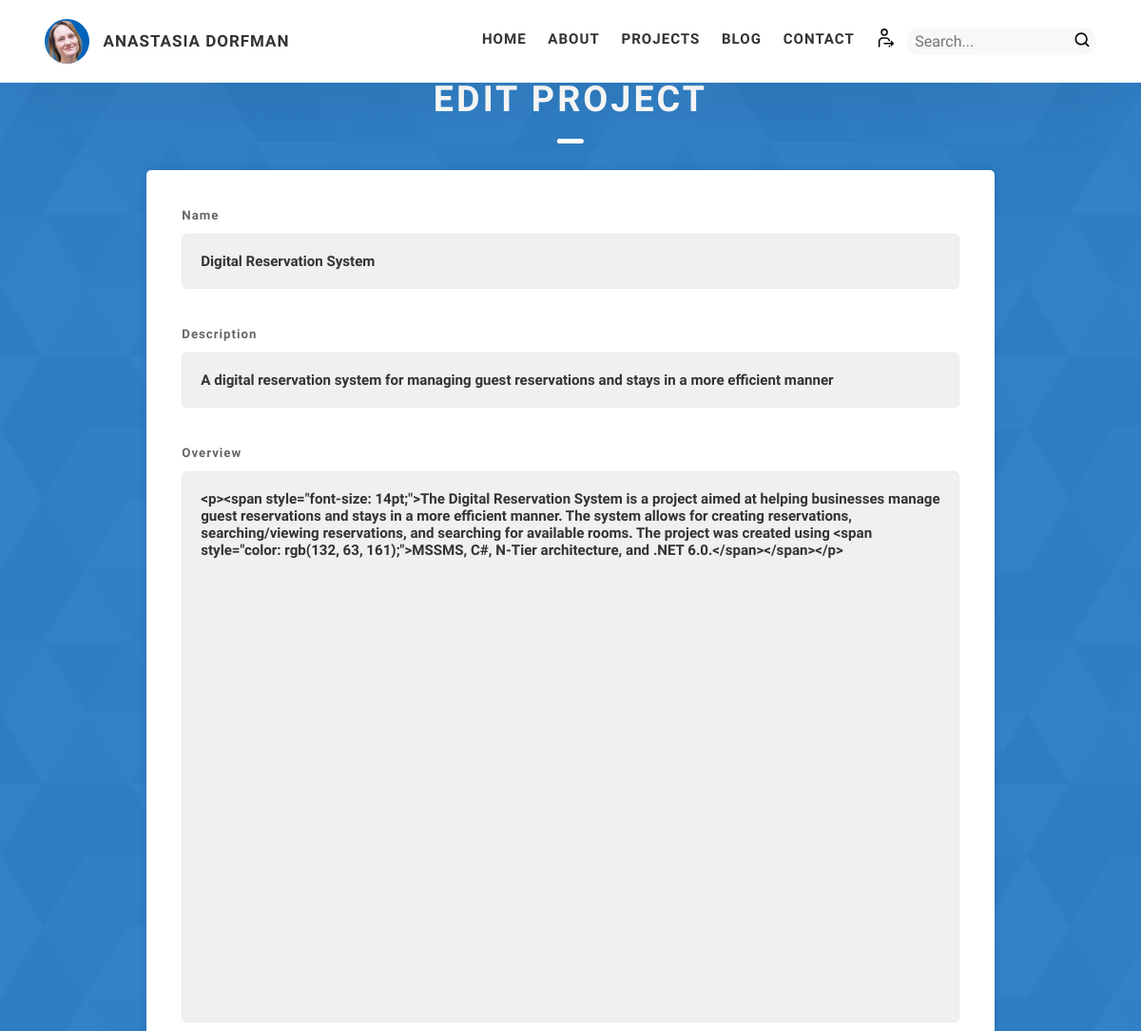
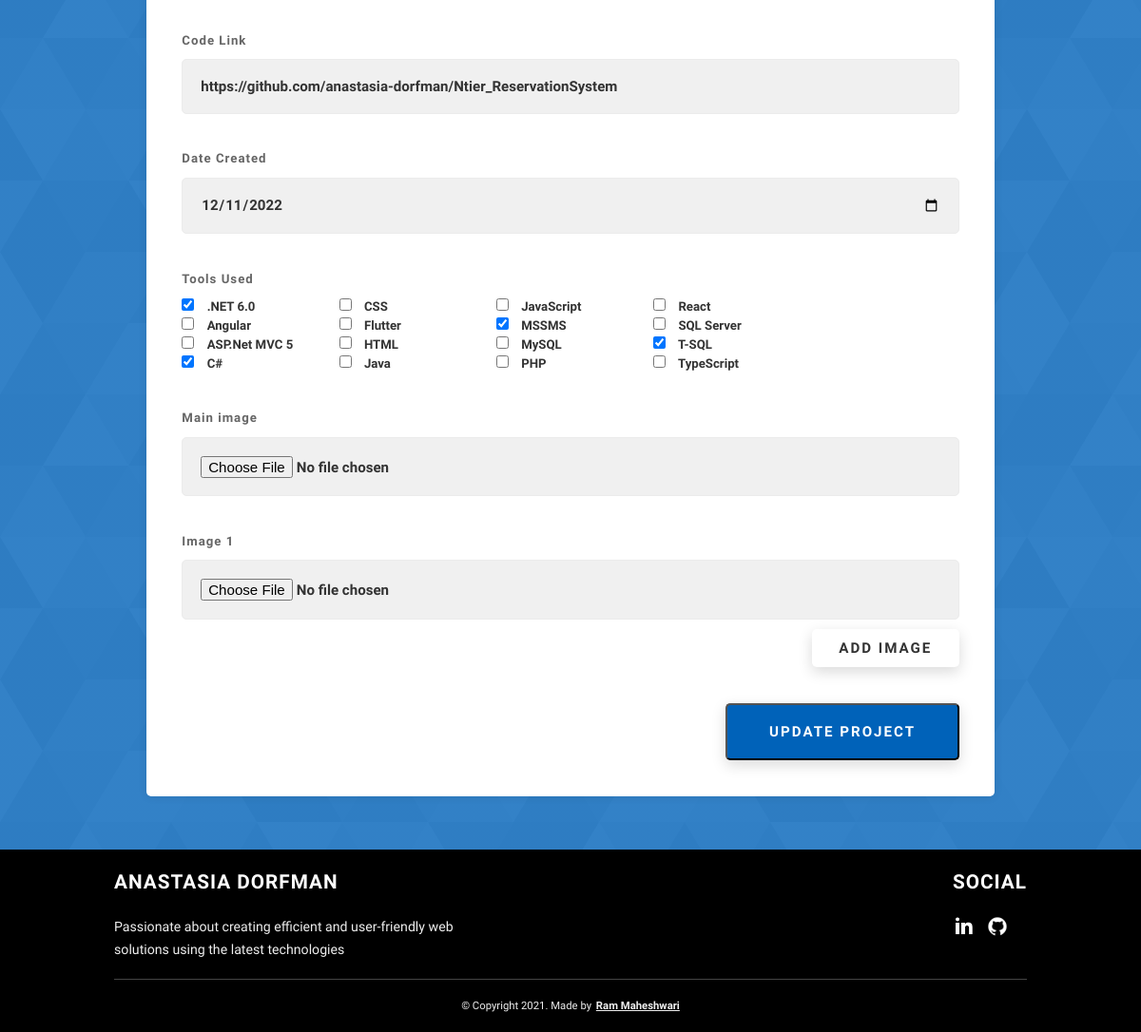
Screenshot of /create_project.php?project_id=1 (signed in) with the database file from the repository (2 pictures, top to bottom).
### tables this page shows
CREATE TABLE `projects` (
  `id` int(11) NOT NULL AUTO_INCREMENT,
  `name` varchar(255) NOT NULL,
  `overview` longtext NOT NULL,
  `created_at` datetime NOT NULL DEFAULT CURRENT_TIMESTAMP,
  `code_link` varchar(255) NOT NULL,
  `description` mediumtext,
  PRIMARY KEY (`id`)
);

### www/includes/Project.php (called while the page is built, shortened)
<?php
class Project
{
    private $name;
    private $description;
    private $overview;
    private $dateCreated;
    private $codeLink;
    private $avatar;
    private $tags = [];
    private $images = [];
    public function __construct(
        string $name,
        string $description,
        string $overview,
        $dateCreated,
        string $codeLink,
        string $avatar,
        array $tags = null,
        array $images = null,
        int $projectId = null
    ) {
        $this->name = $name;
        $this->description = $description;
        $this->overview = $overview;
        $this->dateCreated = $dateCreated;
        $this->codeLink = $codeLink;
        $this->avatar = $avatar;
        $this->tags = $tags;
        $this->images = $images;
    }
    public function getName(): string
    {
        return $this->name;
    }
    public function getDescription(): string
    {
        return $this->description;
    }
    public function getOverview(): string
    {
        return $this->overview;
    }
    public function getDateCreated()
    {
        return $this->dateCreated;
    }
    public function getCodeLink(): string
    {
        return $this->codeLink;
    }
    public function getAvatar(): string
    {
        return $this->avatar;
    }
    public function getTags(): array
    {
        return $this->tags;
    }
    public function getImages(): array
    {
        return $this->images;
    }
    public static function getProjectById(int $projectId)
    {
        try {
            $tags = self::getTagsByProjectId($projectId);
            $avatar = self::getAvatarByProjectId($projectId);
            $images = self::getImagesByProjectId($projectId);
            $con = $GLOBALS['con'];
            $sql = "SELECT name, description, overview, code_link, created_at FROM projects WHERE id = ?";
            $stmt = $con->prepare($sql);
            $stmt->bind_param('i', $projectId);
            $stmt->execute();
            $result = $stmt->get_result();
            if ($result->num_rows > 0) {
                $row = $result->fetch_assoc();
                return new Project(
                    $row['name'],
                    $row['description'],
                    $row['overview'],
                    $row['created_at'],
                    $row['code_link'],
                    $avatar,
                    $tags,
                    $images,
                    $projectId
                );
            } else {
                return null;
            }
        } catch (Exception $ex) {
            setFeedbackAndRedirect($ex->getMessage(), "error");
        }
    }
    public static function getAvatarByProjectId($projectId)
    {
        try {
            $avatar = '';
            $con = $GLOBALS['con'];
            $sql = "SELECT link FROM images WHERE project_id = $projectId AND type = 'avatar'";
            $result = $con->query($sql);
            $numRows = $result->num_rows;
            return $avatar;
        } catch (Exception $ex) {
            setFeedbackAndRedirect($ex->getMessage(), "error");
        }
    }
    public static function getAllTools($type = null)
    {
        try {
            $whereClause = $type == '' ? '' : "WHERE type = '$type' ";
            $con = $GLOBALS['con'];
            $sql = "SELECT * FROM skills $whereClause";
            $result = $con->query($sql);
            $tools = [];
            while ($row = $result->fetch_assoc())
                array_push($tools, $row['name']);
            return $tools;
        } catch (Exception $ex) {
            setFeedbackAndRedirect($ex->getMessage(), "error", "search.php");
        }
    }
    private static function getTagsByProjectId($projectId): array
    {
        try {
            $con = $GLOBALS['con'];
            $sql = "SELECT skill_name FROM project_skills WHERE project_id = $projectId";
            $result = $con->query($sql);
            $tags = [];
            while ($row = $result->fetch_assoc()) {
                array_push($tags, $row['skill_name']);
            }
            return $tags;
        } catch (Exception $ex) {
            setFeedbackAndRedirect($ex->getMessage(), "error");
        }
    }
    private static function getImagesByProjectId($projectId): array
    {
        try {
            $con = $GLOBALS['con'];
            $sql = "SELECT link FROM images WHERE project_id = $projectId AND type = 'image'";
            $result = $con->query($sql);
            $images = [];
            return $images;
        } catch (Exception $ex) {
            setFeedbackAndRedirect($ex->getMessage(), "error");
        }
    }
}

### www/create_project.php (the view, shortened to what this page needs)
<?php
include_once "includes/Project.php";
$projectId = -1;
if (isset($_GET['project_id']) && !empty($_GET['project_id']))
    $projectId = $_GET['project_id'];
$tools = Project::getAllTools();
$currentTime = new DateTime();
$currentTime->setTimestamp(time());
$currentTime = $currentTime->format('Y-m-d');
$name = '';
$description = '';
$overview = '';
$codeLink = '';
$dateCreated = $currentTime;
$tags = [];
$avatar = '';
$editing = false;
$imagesCount = 0;
if ($projectId != -1) {
    $project = Project::getProjectById($projectId);
    if ($project) {
        $name = $project->getName();
        $description = $project->getDescription();
        $overview = $project->getOverview();
        $codeLink = $project->getCodeLink();
        $dateCreated = new DateTime($project->getDateCreated());
        $dateCreated = $dateCreated->format('Y-m-d');;
        $tags = $project->getTags();
        $avatar = $project->getAvatar();
        $images = $project->getImages();
        $imagesCount = $images == null ? 0 : count($images);
        $editing = true;
    } else {
        setFeedbackAndRedirect("Invalid project ID", "error", "index#projects.php");
    }
}
?>
<!DOCTYPE html>
<html lang="en">
<head>
    <link rel="stylesheet" href="includes/css/style.css">
</head>
<body>
    <?php include "includes/header.php"; ?>
    <div id="contact" class="contact sec-pad dynamicBg">
        <div class="main-container">
            <h2>
                <span class="heading-sec__main heading-sec__main--lt"><?php echo $editing ? 'Edit Project' : 'Create Project'; ?></span>
            </h2>
            <div class="post__form-container">
                <form action="create_project_proc.php" method="POST" class="contact__form" enctype="multipart/form-data">
                    <div class="contact__form-field">
                        <label class="contact__form-label" for="name">Name</label>
                        <input required type="text" class="contact__form-input" name="name" id="name" placeholder="Name" value="<?php echo $name ?>" />
                    </div>
                    <div class="contact__form-field">
                        <label class="contact__form-label" for="description">Description</label>
                        <input required type="text" class="contact__form-input" name="description" id="description" placeholder="Description" value="<?php echo $description ?>" />
                    </div>
                    <div class="contact__form-field">
                        <label class="contact__form-label" for="overview">Overview</label>
                        <textarea required cols="40" rows="30" class="contact__form-input tiny-mce" name="overview" id="overview" placeholder="Overview"><?php echo $overview ?></textarea>
                    </div>
                    <div class="contact__form-field">
                        <label class="contact__form-label" for="code_link">Code Link</label>
                        <input required type="text" class="contact__form-input" name="code_link" id="code_link" placeholder="Code Link" value="<?php echo $codeLink ?>" />
                    </div>
                    <div class="contact__form-field">
                        <label class="contact__form-label" for="created_at">Date Created</label>
                        <input required type="date" class="contact__form-input" name="created_at" id="created_at" max="<?php echo $currentTime ?>" value="<?php echo $dateCreated ?>" />
                    </div>
                    <div class="contact__form-field">
                        <label class="contact__form-label">Tools Used</label>
                        <div class="tools-container">
                            <?php foreach ($tools as $t) { ?>
                                <div class="tools-checkbox">
                                    <input type="checkbox" name="tags[]" value="<?php echo $t ?>" <?php if (in_array($t, $tags)) {
                                                                                                        echo 'checked="checked"';
                                                                                                    } ?>>
                                    <?php echo $t ?>
                                </div>
                            <?php } ?>
                        </div>
                    </div>
                    <div class="contact__form-field">
                        <label class="contact__form-label" for="avatar">Main image</label>
                        <?php if ($projectId != -1 && $project != null && $avatar != null) { ?>
                            <div class="contact__form-input">
                                <img src="<?php echo $avatar ?>" alt="Avatar" class="post__avatar" />
                                <input type="hidden" name="project_id" value="<?php echo $projectId ?>" form="remove_avatar">
                                <input type="hidden" name="link" value="<?php echo $avatar ?>" form="remove_avatar">
                                <button type="submit" class="btn btn--med" class="header__link" name="removeImage" form="remove_avatar">Remove/Update</button>
                            </div>
                        <?php } else { ?>
                            <input required type="file" class="contact__form-input" name="avatar" id="avatar" />
                        <?php } ?>
                    </div>
                    <div class="contact__form-field">
                        <?php if ($projectId == -1 || $images == null) { ?>
                            <label class="contact__form-label" for="image">Image <?php echo ($imagesCount + 1) ?> </label>
                            <input type="file" class="contact__form-input" name="image[]" id="image" accept="image/*" />
                        <?php } ?>
                        <div class="btn-margin">
                            <button type="button" class="btn btn--med" id="addImage">Add Image</button>
                        </div>
                    </div>
                    <input type="submit" class="btn btn--theme contact__btn" name="createEditProject" value="<?php echo $editing ? 'Update Project' : 'Create Project'; ?>">
                </form>
            </div>
        </div>
    </div>
    <?php include "includes/footer.php"; ?>
</body>
</html>

### www/includes/css/style.css (style rules this page uses)
*, *::after, *::before { margin: 0; padding: 0; box-sizing: inherit; font-family: inherit; }
html { font-size: 62.5%; scroll-behavior: smooth; }
@media only screen and (max-width: 75em) { html { font-size: 59%; } }
body { box-sizing: border-box; position: relative; line-height: 1.5; font-family: sans-serif; overflow-x: hidden; overflow-y: scroll; font-family: 'Source Sans Pro', sans-serif; }
button { border: none; cursor: pointer; }
textarea { resize: none; }
.heading-sec__main { display: block; font-size: 4rem; text-transform: uppercase; letter-spacing: 1px; letter-spacing: 3px; text-align: center; margin-bottom: 3.5rem; position: relative; }
.heading-sec__main--lt { color: #fff; }
.heading-sec__main--lt::after { content: ''; background: #fff !important; }
.heading-sec__main::after { content: ''; position: absolute; top: calc(100% + 1.5rem); height: 5px; width: 3rem; background: #0062b9; left: 50%; transform: translateX(-50%); border-radius: 5px; }
.main-container { max-width: 80%; margin: auto; width: 92%; }
.btn { background: #fff; color: #333; text-transform: uppercase; letter-spacing: 2px; display: inline-block; font-weight: 700; border-radius: 5px; box-shadow: 0 5px 15px 0 rgba(0, 0, 0, 0.15); transition: transform .3s; }
.btn--med { padding: 1.2rem 3rem; font-size: 1.6rem; }
.btn--theme { background: #0062b9; color: #fff; }
.sec-pad { padding: 8rem 0 6rem 0; }
.contact { background: linear-gradient(to right, rgba(0, 98, 185, 0.8), rgba(0, 98, 185, 0.8)), url(../../assets/svg/common-bg.svg); background-size: cover; background-position: center; }
.contact__form-field { margin-bottom: 4rem; }
.contact__form-label { color: #666; font-size: 1.4rem; letter-spacing: 1px; font-weight: 700; margin-bottom: 1rem; display: block; text-align: left; }
.contact__form-input { color: #333; padding: 2rem; width: 100%; border: 1px solid #ebebeb; font-size: 1.6rem; letter-spacing: 0px; background: #f0f0f0; border-radius: 5px; font-weight: 600; }
.contact__form-input::placeholder { color: #999; font-weight: 600; font-size: 1.6rem; }
.contact__btn { width: 30%; padding: 2rem 4rem; font-size: 1.6rem; }
.post__form-container { box-shadow: 0 0 10px rgba(0, 0, 0, 0.1); background: white; padding: 4rem; margin-top: 6rem; max-width: 93%; text-align: right; width: 95%; border-radius: 5px; margin: 5rem auto 0 auto; }
.btn-margin { margin-top: 1rem; margin-bottom: 2rem; }
.tools-container { columns: 5; }
.tools-checkbox { color: #333; font-size: 1.4rem; font-weight: 600; text-align: left; }
.tools-checkbox input[type="checkbox"] { display: inline-block; margin-right: 10px; }

### rows the page displays
projects: name "Digital Reservation System", description "A digital reservation system for managing guest reservations and stays in a more efficient manner", overview "<p><span style=\"font-size: 14pt;\">The Digital Reservation System is a project aimed at helping businesses manage guest reservations and stays in a more efficient manner. The system allows for creating reservations, searching/viewing reservations, and searching for available rooms. The project was created using <span style=\"color: rgb(132, 63, 161);\">MSSMS, C#, N-Tier architecture, and .NET 6.0.</span></span></p>", code_link "https://github.com/anastasia-dorfman/Ntier_ReservationSystem", created_at "12/11/2022"

### other values shown
$t ".NET 6.0"
$t "Angular"
$t "ASP.Net MVC 5"
$t "C#"
$t "CSS"
$t "Flutter"
$t "HTML"
$t "Java"
$t "JavaScript"
$t "MSSMS"
$t "MySQL"
$t "PHP"
$t "React"
$t "SQL Server"
$t "T-SQL"
